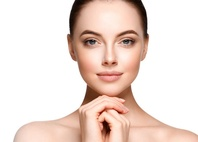
#> input picture data/images/face2.jpg, 198 x 142 px, shrunk from 504 x 360 before the run
$ python face_detection.py
#> lines starting #> are read from the running program, lines starting #| are printed output that depends on the picture; after the words box and inside, x2 and y2 are one past the last pixel; in counts of white or black regions, pixels touching at a corner belong together
import cv2

def detect_face(image_path):
#> called with image_path = 'data/images/face2.jpg'
    face_cascade = cv2.CascadeClassifier(cv2.data.haarcascades + 'haarcascade_frontalface_default.xml')

    image = cv2.imread(image_path)
#> image is the input picture: shape (142, 198, 3); mean B, G, R 211.1, 219.2, 237
    gray = cv2.cvtColor(image, cv2.COLOR_BGR2GRAY)
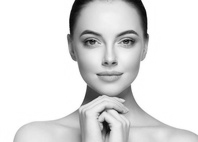
#> gray: shape (142, 198); min 2, max 255, mean 223.6

    faces = face_cascade.detectMultiScale(gray, 1.3, 5)
#> faces = [[65, 8, 87, 87]]

    for (x, y, w, h) in faces:
        cv2.rectangle(image, (x, y), (x+w, y+h), (255, 0, 0), 2)
#> this loop made 1 pass
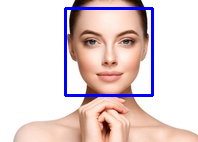
#> image: shape (142, 198, 3); 3.7% of pixels changed, all inside (x1, y1, x2, y2) = (64, 7, 154, 97)

    cv2.imshow('Detected Faces', image)
    cv2.waitKey(0)
    cv2.destroyAllWindows()

#Example
detect_face('data/images/face2.jpg')
detect_face('data/images/face.png')
#> call 2 of detect_face, with image_path = 'data/images/face.png'
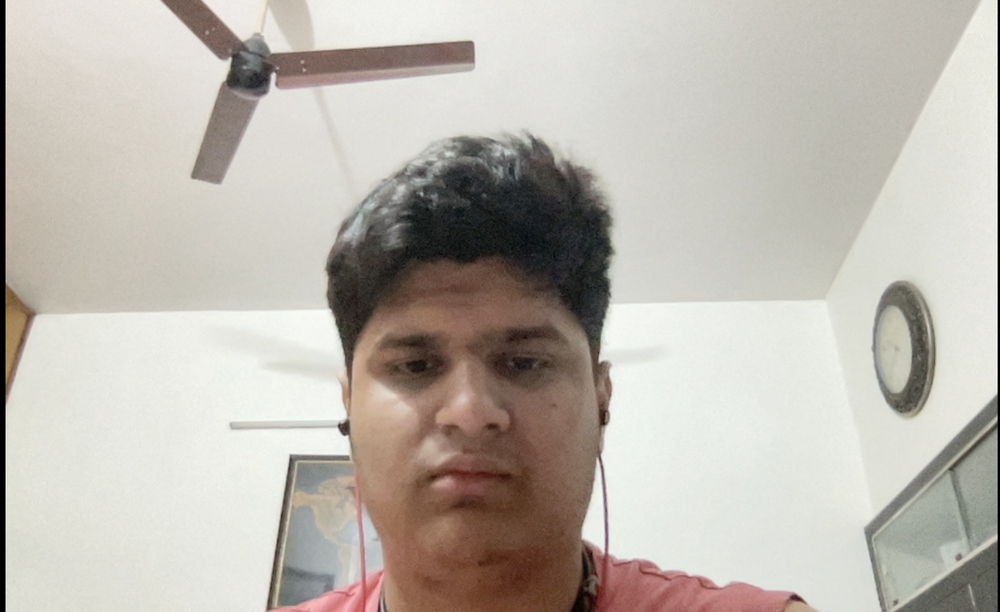
#> input picture data/images/face.png, 1000 x 612 px, shrunk from 2540 x 1554 before the run
#> in detect_face, image is the input picture: shape (612, 1000, 3); mean B, G, R 175.4, 183.6, 189.3
#> in detect_face (call 2), `gray = cv2.cvtColor(image, cv2.COLOR_BGR2GRAY)`:
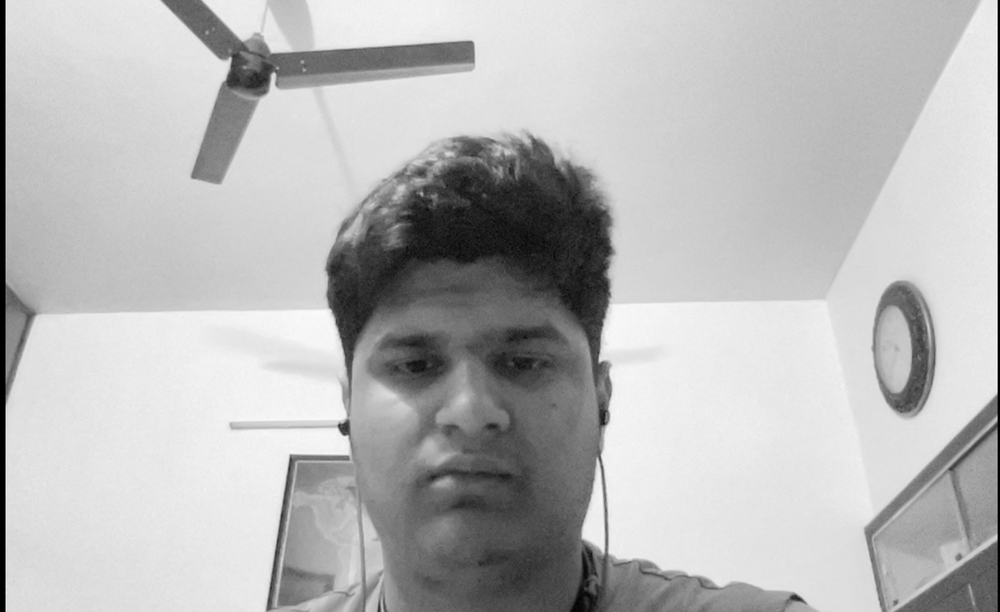
#> gray: shape (612, 1000); min 0, max 253, mean 184.4
#> in detect_face (call 2), `faces = face_cascade.detectMultiScale(gray, 1.3, 5)`: faces = [[324, 256, 285, 285]]
#> the loop in detect_face (call 2), `for (x, y, w, h) in faces:` made 1 pass
#> after the loop in detect_face (call 2), `for (x, y, w, h) in faces:`:
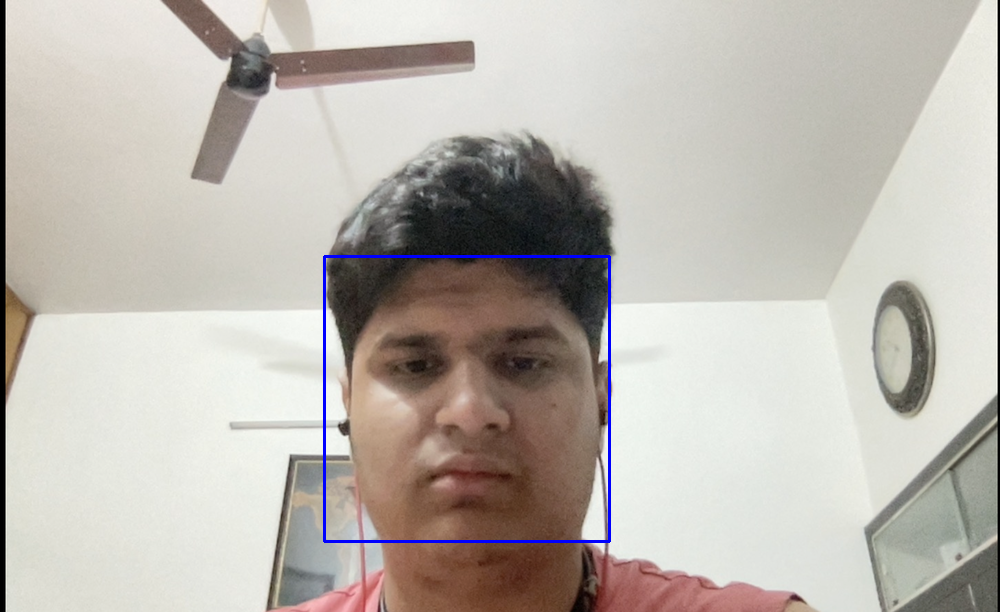
#> image: shape (612, 1000, 3); 0.56% of pixels changed, all inside (x1, y1, x2, y2) = (323, 255, 611, 543)
